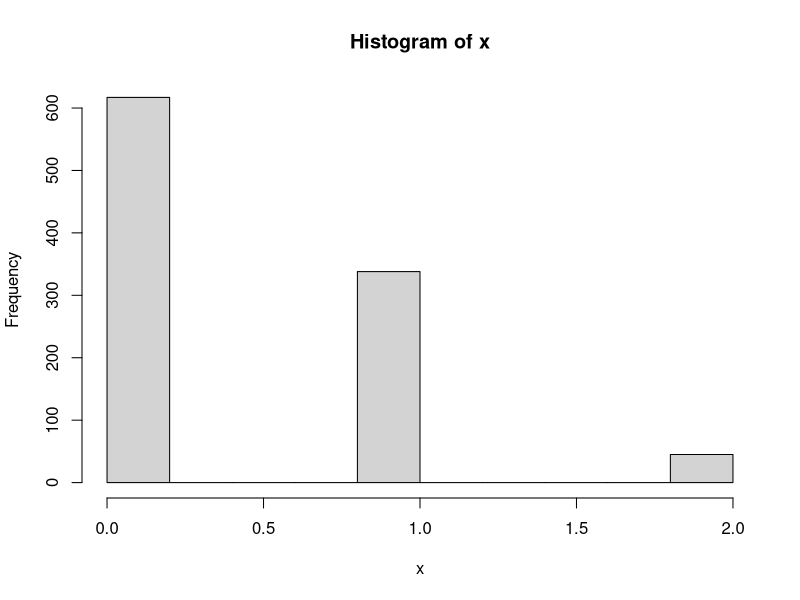
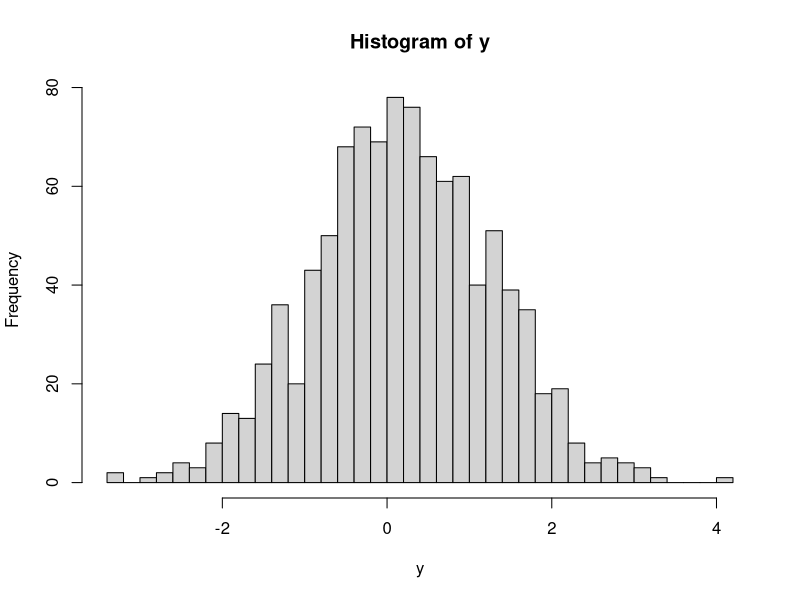
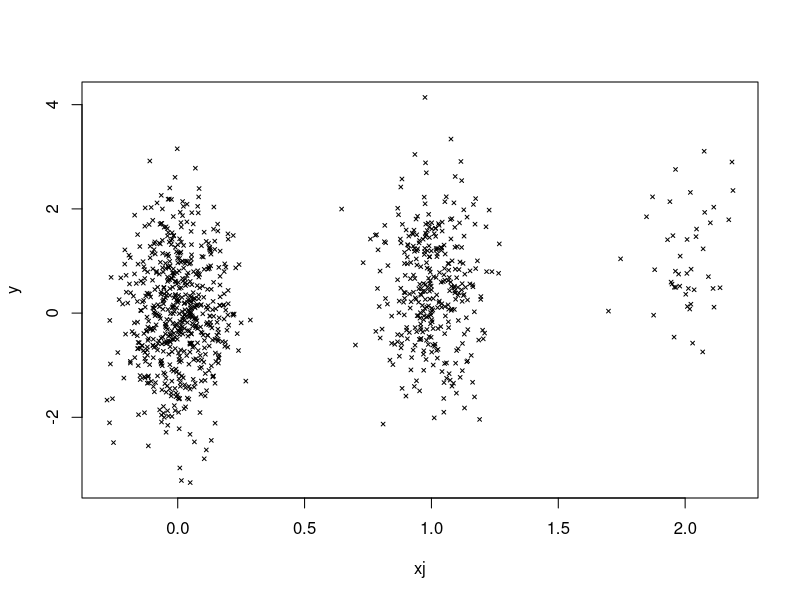

The R source for these figures, in order:
# Small illustration of using linear regression to estimate the effect
# of an alele on a phenotype.
set.seed(1)

# This is the number of samples to simulate.
n <- 1000 

# Simulate the genotype data.
# f = frequency of alternative allele (encoded as a 1).
f <- 0.2 
x <- (runif(n) < f) +
     (runif(n) < f)
hist(x)

# Simulate the phenotype data.
# b = how much Y increases for each copy of the alternative allele.
# se = level of variation (standard deviation) due to non-genetic factors.
b  <- 0.5
se <- 1
y <- rnorm(n,x*b,se)
hist(y,n = 32)

# Find the "best fit" line between genontype (x) and phenotype (y).
xj <- x + rnorm(n,sd = 0.1)
plot(xj,y,pch = 4,cex = 0.5)
